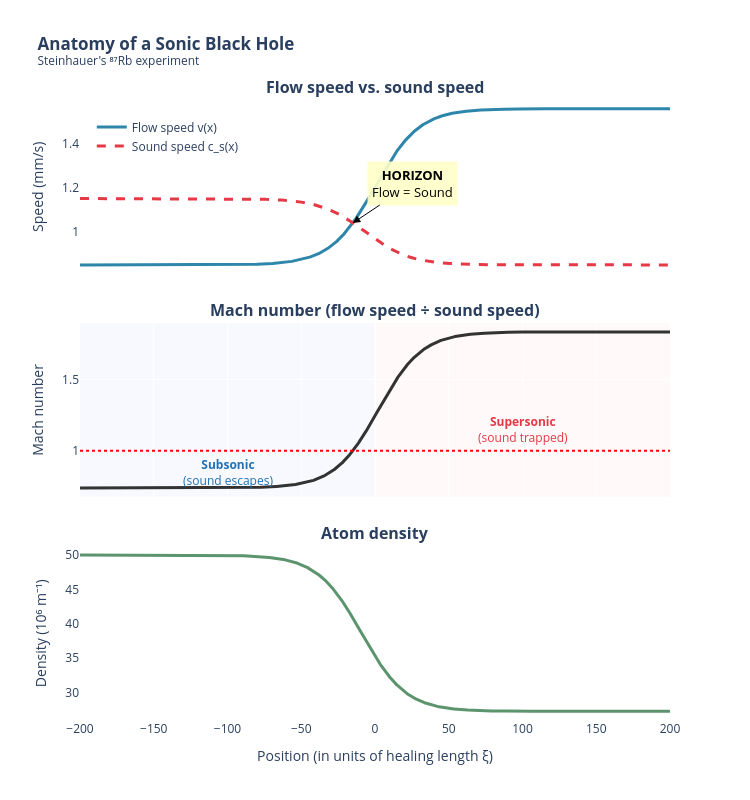

Here is the notebook cell this chart was saved with:
### Markdown cell above
## Part 2: The Sonic Black Hole

Let's look at what one of these laboratory black holes actually looks like. The plot below shows the key physics: the fluid flows from left to right, speeding up as it goes. At some point, the flow speed $v$ crosses the sound speed $c_s$. That's the horizon.

**How to read the figure:**
- **Top panel:** The solid line is flow speed; the dashed line is sound speed. Where they cross is the horizon.
- **Middle panel:** The Mach number $M = v/c_s$. Below 1 = subsonic (sound can escape). Above 1 = supersonic (sound is trapped).
- **Bottom panel:** The density of atoms — higher on the slow side, lower on the fast side (like a river narrowing and speeding up).

### Code cell
# ── Figure 1: What a sonic black hole looks like ──
# Showing just one experiment (Steinhauer) for clarity.

p = experiments["Steinhauer (⁸⁷Rb)"]
xn = p["x_norm"]

fig1 = make_subplots(
    rows=3,
    cols=1,
    shared_xaxes=True,
    vertical_spacing=0.08,
    subplot_titles=(
        "<b>Flow speed vs. sound speed</b>",
        "<b>Mach number (flow speed ÷ sound speed)</b>",
        "<b>Atom density</b>",
    ),
)

# (a) v and c_s
fig1.add_trace(
    go.Scatter(
        x=xn,
        y=p["v"] * 1e3,
        mode="lines",
        name="Flow speed v(x)",
        line=dict(color="#2E86AB", width=3),
    ),
    row=1,
    col=1,
)
fig1.add_trace(
    go.Scatter(
        x=xn,
        y=p["cs_x"] * 1e3,
        mode="lines",
        name="Sound speed c_s(x)",
        line=dict(color="#E63946", width=3, dash="dash"),
    ),
    row=1,
    col=1,
)

# Annotate the crossing
cross_idx = np.argmin(np.abs(p["mach"] - 1.0))
fig1.add_annotation(
    x=xn[cross_idx],
    y=p["v"][cross_idx] * 1e3,
    text="<b>HORIZON</b><br>Flow = Sound",
    showarrow=True,
    arrowhead=2,
    arrowsize=1.5,
    arrowcolor="black",
    ax=60,
    ay=-40,
    font=dict(size=13, color="black"),
    bgcolor="rgba(255,255,200,0.9)",
    borderpad=4,
    row=1,
    col=1,
)

# (b) Mach number
fig1.add_trace(
    go.Scatter(
        x=xn,
        y=p["mach"],
        mode="lines",
        name="Mach number",
        line=dict(color="#333", width=3),
        showlegend=False,
    ),
    row=2,
    col=1,
)
fig1.add_hline(y=1.0, line=dict(color="red", width=2, dash="dot"), row=2, col=1)

# Shade regions
fig1.add_vrect(
    x0=-200,
    x1=0,
    fillcolor="#DAE2F8",
    opacity=0.2,
    layer="below",
    line_width=0,
    row=2,
    col=1,
)
fig1.add_vrect(
    x0=0,
    x1=200,
    fillcolor="#FFE0E0",
    opacity=0.2,
    layer="below",
    line_width=0,
    row=2,
    col=1,
)
fig1.add_annotation(
    x=-100,
    y=0.85,
    text="<b>Subsonic</b><br>(sound escapes)",
    showarrow=False,
    font=dict(size=12, color="#2171B5"),
    row=2,
    col=1,
)
fig1.add_annotation(
    x=100,
    y=1.15,
    text="<b>Supersonic</b><br>(sound trapped)",
    showarrow=False,
    font=dict(size=12, color="#E63946"),
    row=2,
    col=1,
)

# (c) Density
fig1.add_trace(
    go.Scatter(
        x=xn,
        y=p["n"] * 1e-6,
        mode="lines",
        name="Density",
        line=dict(color="#5C946E", width=3),
        showlegend=False,
    ),
    row=3,
    col=1,
)

fig1.update_xaxes(title_text="Position (in units of healing length ξ)", row=3, col=1)
fig1.update_yaxes(title_text="Speed (mm/s)", row=1, col=1)
fig1.update_yaxes(title_text="Mach number", row=2, col=1)
fig1.update_yaxes(title_text="Density (10⁶ m⁻¹)", row=3, col=1)
fig1.update_layout(
    height=800,
    width=750,
    plot_bgcolor="white",
    paper_bgcolor="white",
    title=dict(
        text="<b>Anatomy of a Sonic Black Hole</b><br><sup>Steinhauer's ⁸⁷Rb experiment</sup>"
    ),
    legend=dict(x=0.02, y=0.98, bgcolor="rgba(255,255,255,0.9)"),
)
fig1.show()

### Figure 1 — Plotly figure (JSON) as saved in the notebook; plotly's stock layout.template omitted (floating-point values rounded to 4 significant figures; data arrays with more than 128 entries replaced by an {"elided": "..."} marker saying what was removed)
{"data": [{"line": {"color": "#2E86AB", "width": 3}, "mode": "lines", "name": "Flow speed v(x)", "type": "scatter", "x": {"elided": "4000 float values"}, "xaxis": "x", "y": {"elided": "4000 float values"}, "yaxis": "y"}, {"line": {"color": "#E63946", "dash": "dash", "width": 3}, "mode": "lines", "name": "Sound speed c_s(x)", "type": "scatter", "x": {"elided": "4000 float values"}, "xaxis": "x", "y": {"elided": "4000 float values"}, "yaxis": "y"}, {"line": {"color": "#333", "width": 3}, "mode": "lines", "name": "Mach number", "showlegend": false, "type": "scatter", "x": {"elided": "4000 float values"}, "xaxis": "x2", "y": {"elided": "4000 float values"}, "yaxis": "y2"}, {"line": {"color": "#5C946E", "width": 3}, "mode": "lines", "name": "Density", "showlegend": false, "type": "scatter", "x": {"elided": "4000 float values"}, "xaxis": "x3", "y": {"elided": "4000 float values"}, "yaxis": "y3"}], "layout": {"annotations": [{"font": {"size": 16}, "showarrow": false, "text": "<b>Flow speed vs. sound speed</b>", "x": 0.5, "xanchor": "center", "xref": "paper", "y": 1, "yanchor": "bottom", "yref": "paper"}, {"font": {"size": 16}, "showarrow": false, "text": "<b>Mach number (flow speed ÷ sound speed)</b>", "x": 0.5, "xanchor": "center", "xref": "paper", "y": 0.64, "yanchor": "bottom", "yref": "paper"}, {"font": {"size": 16}, "showarrow": false, "text": "<b>Atom density</b>", "x": 0.5, "xanchor": "center", "xref": "paper", "y": 0.28, "yanchor": "bottom", "yref": "paper"}, {"arrowcolor": "black", "arrowhead": 2, "arrowsize": 1.5, "ax": 60, "ay": -40, "bgcolor": "rgba(255,255,200,0.9)", "borderpad": 4, "font": {"color": "black", "size": 13}, "showarrow": true, "text": "<b>HORIZON</b><br>Flow = Sound", "x": -15.05, "xref": "x", "y": 1.04, "yref": "y"}, {"font": {"color": "#2171B5", "size": 12}, "showarrow": false, "text": "<b>Subsonic</b><br>(sound escapes)", "x": -100, "xref": "x2", "y": 0.85, "yref": "y2"}, {"font": {"color": "#E63946", "size": 12}, "showarrow": false, "text": "<b>Supersonic</b><br>(sound trapped)", "x": 100, "xref": "x2", "y": 1.15, "yref": "y2"}], "height": 800, "legend": {"bgcolor": "rgba(255,255,255,0.9)", "x": 0.02, "y": 0.98}, "paper_bgcolor": "white", "plot_bgcolor": "white", "shapes": [{"line": {"color": "red", "dash": "dot", "width": 2}, "type": "line", "x0": 0, "x1": 1, "xref": "x2 domain", "y0": 1, "y1": 1, "yref": "y2"}, {"fillcolor": "#DAE2F8", "layer": "below", "line": {"width": 0}, "opacity": 0.2, "type": "rect", "x0": -200, "x1": 0, "xref": "x2", "y0": 0, "y1": 1, "yref": "y2 domain"}, {"fillcolor": "#FFE0E0", "layer": "below", "line": {"width": 0}, "opacity": 0.2, "type": "rect", "x0": 0, "x1": 200, "xref": "x2", "y0": 0, "y1": 1, "yref": "y2 domain"}], "title": {"text": "<b>Anatomy of a Sonic Black Hole</b><br><sup>Steinhauer's ⁸⁷Rb experiment</sup>"}, "width": 750, "xaxis": {"anchor": "y", "domain": [0, 1], "matches": "x3", "showticklabels": false}, "xaxis2": {"anchor": "y2", "domain": [0, 1], "matches": "x3", "showticklabels": false}, "xaxis3": {"anchor": "y3", "domain": [0, 1], "title": {"text": "Position (in units of healing length ξ)"}}, "yaxis": {"anchor": "x", "domain": [0.72, 1], "title": {"text": "Speed (mm/s)"}}, "yaxis2": {"anchor": "x2", "domain": [0.36, 0.64], "title": {"text": "Mach number"}}, "yaxis3": {"anchor": "x3", "domain": [0, 0.28], "title": {"text": "Density (10⁶ m⁻¹)"}}}}
